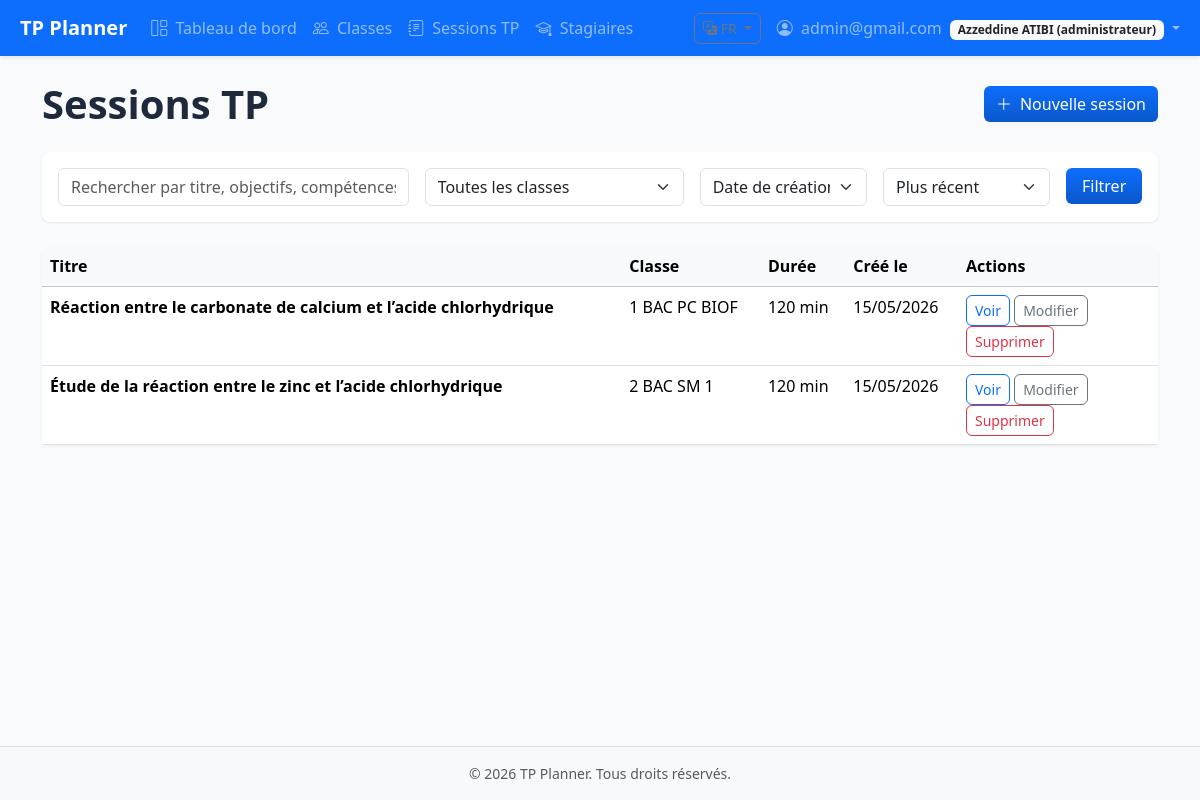
The page /sites/tp-planner/pages/tp_sessions.php (signed in) on the database its author committed.
### tables this page shows
CREATE TABLE `tp_sessions` (
  `id` int NOT NULL AUTO_INCREMENT,
  `title` varchar(255) NOT NULL,
  `class_id` int NOT NULL,
  `objectives` text,
  `skills` text,
  `duration` int DEFAULT '60',
  `created_at` timestamp NOT NULL DEFAULT CURRENT_TIMESTAMP,
  `fiche_number` varchar(50) DEFAULT NULL COMMENT 'Ex: Fiche technique 4',
  `unit` varchar(100) DEFAULT NULL COMMENT 'Ex: Chimie, Physique…',
  `results` text COMMENT 'Bilan des réactions (HTML riche)',
  `safety` text COMMENT 'Consignes de sécurité (HTML riche)',
  `schema_image` varchar(500) DEFAULT NULL COMMENT 'Chemin vers le schéma expérimental uploadé',
  `imported_file` varchar(500) DEFAULT NULL,
  `imported_content` mediumtext,
  `imported_type` enum('none','word','pdf') NOT NULL DEFAULT 'none',
  PRIMARY KEY (`id`),
  KEY `class_id` (`class_id`),
  CONSTRAINT `tp_sessions_ibfk_1` FOREIGN KEY (`class_id`) REFERENCES `classes` (`id`) ON DELETE CASCADE
);

CREATE TABLE `classes` (
  `id` int NOT NULL AUTO_INCREMENT,
  `name` varchar(100) NOT NULL,
  `teacher_id` int NOT NULL,
  `created_at` timestamp NOT NULL DEFAULT CURRENT_TIMESTAMP,
  PRIMARY KEY (`id`),
  KEY `teacher_id` (`teacher_id`),
  CONSTRAINT `classes_ibfk_1` FOREIGN KEY (`teacher_id`) REFERENCES `users` (`id`) ON DELETE CASCADE
);

### sites/tp-planner/includes/i18n.php (called while the page is built, shortened)
<?php
function get_ui_lang(): string {
    $l = $_SESSION['ui_lang'] ?? 'fr';
    return in_array($l, I18N_ALLOWED, true) ? $l : 'fr';
}
function t(string $key): string {
    $lang = get_ui_lang();
    $dict = $GLOBALS['I18N_STRINGS'][$lang] ?? [];
    if (isset($dict[$key])) {
        return $dict[$key];
    }
    $fallback = $GLOBALS['I18N_STRINGS']['en'][$key] ?? $key;
    return $fallback;
}

### sites/tp-planner/includes/functions.php (called while the page is built, shortened)
<?php
function escape($str) {
    return htmlspecialchars($str ?? '', ENT_QUOTES, 'UTF-8');
}
?>

### sites/tp-planner/pages/tp_sessions.php (the view, shortened to what this page needs)
<?php
$conn = getDB();
$search = trim($_GET['search'] ?? '');
$sort = $_GET['sort'] ?? 'created';
$order = strtoupper($_GET['order'] ?? 'DESC');
$sql = 'SELECT s.id, s.title, s.objectives, s.skills, s.duration, s.created_at, s.class_id, c.name AS class_name
        FROM tp_sessions s
        LEFT JOIN classes c ON c.id = s.class_id
        WHERE 1=1';
$sortCol = ['created' => 's.created_at', 'title' => 's.title', 'duration' => 's.duration'][$sort] ?? 's.created_at';
$sql .= " ORDER BY $sortCol $order";
$stmt = $conn->prepare($sql);
$stmt->execute();
$sessions = $stmt->get_result()->fetch_all(MYSQLI_ASSOC);
require_once dirname(__DIR__) . '/includes/header.php';
require_once dirname(__DIR__) . '/includes/navbar.php';
?>
<main class="container py-4">
    <div class="d-flex flex-wrap justify-content-between align-items-center gap-2 mb-4">
        <h1 class="page-title mb-0"><?= escape(t('tp_sessions.title')) ?></h1>
        <a href="<?= APP_URL ?>/pages/tp_edit.php" class="btn btn-primary"><i class="bi bi-plus-lg me-1"></i> <?= escape(t('tp_sessions.new')) ?></a>
    </div>
    <div class="card mb-4">
        <div class="card-body">
            <form method="get" class="row g-3">
                <div class="col-md-4">
                    <input type="text" name="search" class="form-control" placeholder="<?= escape(t('tp_sessions.search_ph')) ?>" value="<?= escape($search) ?>">
                </div>
                <div class="col-md-3">
                    <select name="class_id" class="form-select">
                        <option value=""><?= escape(t('tp_sessions.all_classes')) ?></option>
                    </select>
                </div>
                <div class="col-md-2">
                    <select name="sort" class="form-select">
                        <option value="created" <?= $sort === 'created' ? 'selected' : '' ?>><?= escape(t('tp_sessions.sort_created')) ?></option>
                    </select>
                </div>
                <div class="col-md-2">
                    <select name="order" class="form-select">
                        <option value="DESC" <?= $order === 'DESC' ? 'selected' : '' ?>><?= escape(t('tp_sessions.order_desc')) ?></option>
                    </select>
                </div>
                <div class="col-md-1">
                    <button type="submit" class="btn btn-primary w-100"><?= escape(t('tp_sessions.filter')) ?></button>
                </div>
            </form>
        </div>
    </div>
    <div class="card">
        <div class="card-body p-0">
            <?php if (empty($sessions)): ?>
                <div class="empty-state">
                    <i class="bi bi-journal-text"></i>
                    <p class="mb-0"><?= escape(t('tp_sessions.empty')) ?></p>
                    <a href="<?= APP_URL ?>/pages/tp_edit.php" class="btn btn-primary btn-sm mt-2"><?= escape(t('tp_sessions.new')) ?></a>
                </div>
            <?php else: ?>
                <div class="table-responsive">
                    <table class="table table-hover mb-0">
                        <thead class="table-light">
                            <tr>
                                <th><?= escape(t('tp_sessions.col_title')) ?></th>
                                <th><?= escape(t('tp_sessions.col_class')) ?></th>
                                <th><?= escape(t('tp_sessions.col_duration')) ?></th>
                                <th><?= escape(t('tp_sessions.col_created')) ?></th>
                                <th width="200"><?= escape(t('tp_sessions.col_actions')) ?></th>
                            </tr>
                        </thead>
                        <tbody>
                            <?php foreach ($sessions as $s): ?>
                                <tr>
                                    <td><strong><?= escape($s['title']) ?></strong></td>
                                    <td><?= escape($s['class_name'] ?? '-') ?></td>
                                    <td><?= (int)($s['duration'] ?? 0) ?> min</td>
                                    <td><?= !empty($s['created_at']) ? escape(date('d/m/Y', strtotime($s['created_at']))) : '—' ?></td>
                                    <td>
                                        <a href="<?= APP_URL ?>/pages/tp_view.php?id=<?= (int)$s['id'] ?>" class="btn btn-sm btn-outline-primary"><?= escape(t('tp_sessions.view')) ?></a>
                                        <a href="<?= APP_URL ?>/pages/tp_edit.php?id=<?= (int)$s['id'] ?>" class="btn btn-sm btn-outline-secondary"><?= escape(t('tp_sessions.edit')) ?></a>
                                        <form method="post" class="d-inline" data-confirm="<?= escape(t('tp_sessions.confirm_delete')) ?>">
                                            <button type="submit" class="btn btn-sm btn-outline-danger"><?= escape(t('tp_sessions.delete')) ?></button>
                                        </form>
                                    </td>
                                </tr>
                            <?php endforeach; ?>
                        </tbody>
                    </table>
                </div>
            <?php endif; ?>
        </div>
    </div>
</main>
<?php require_once dirname(__DIR__) . '/includes/footer.php'; ?>

### sites/tp-planner/assets/css/style.css (style rules this page uses)
:root { --tp-primary: #0d6efd; --tp-primary-dark: #0a58ca; --tp-success: #198754; --tp-warning: #ffc107; --tp-danger: #dc3545; --sidebar-width: 260px; }
body { font-family: 'Segoe UI', system-ui, sans-serif; background-color: #f8fafc; }
.card { border: none; border-radius: 0.5rem; box-shadow: 0 1px 3px rgba(0,0,0,.08); transition: box-shadow .2s, transform .2s; }
.btn { border-radius: 0.375rem; }
.btn-primary { background: linear-gradient(180deg, #0d6efd 0%, #0a58ca 100%); border: none; }
.page-title { font-weight: 600; color: #1e293b; }

### rows shown on the page
tp_sessions: title "Réaction entre le carbonate de calcium et l’acide chlorhydrique", class.name "1 BAC PC BIOF", duration "120", created_at "15/05/2026"
tp_sessions: title "Étude de la réaction entre le zinc et l’acide chlorhydrique", class.name "2 BAC SM 1", duration "120", created_at "15/05/2026"

### other values the page prints
APP_NAME "TP Planner"
t('nav.dashboard') "Tableau de bord"
t('nav.classes') "Classes"
t('nav.tp_sessions') "Sessions TP"
t('nav.stagiaires') "Stagiaires"
$_SESSION['username'] "admin@gmail.com"
format_role_label($_SESSION['role'] ?? null) "Azzeddine ATIBI (administrateur)"
t('tp_sessions.title') "Sessions TP"
t('tp_sessions.new') "Nouvelle session"
t('tp_sessions.filter') "Filtrer"
t('tp_sessions.col_title') "Titre"
t('tp_sessions.col_class') "Classe"
t('tp_sessions.col_duration') "Durée"
t('tp_sessions.col_created') "Créé le"
t('tp_sessions.col_actions') "Actions"
